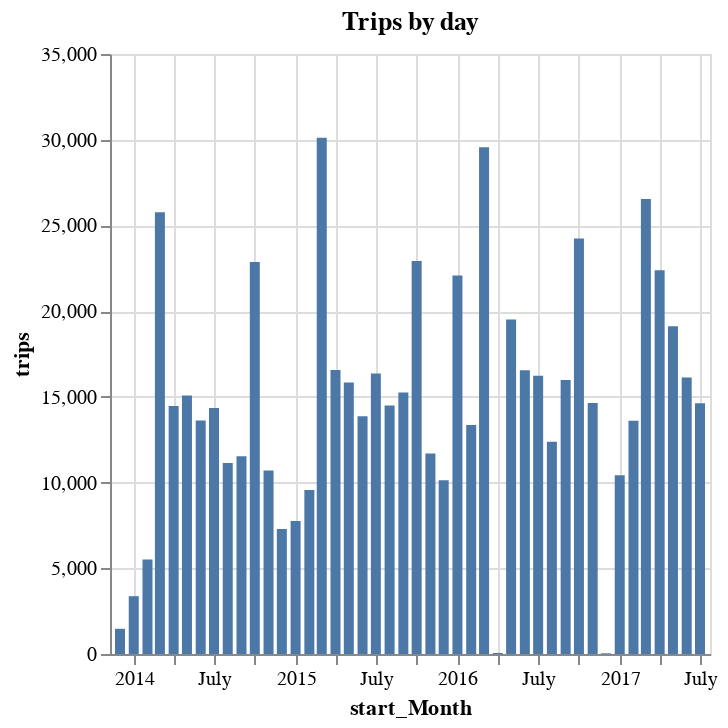

Here is the notebook cell this chart was saved with:
### Code cell
%chart start_Month, trips, title=Trips by day, typex=t

### Figure 1 — Vega-Lite specification as saved in the notebook (floating-point values rounded to 4 significant figures)
{"$schema": "https://vega.github.io/schema/vega-lite/v3.json", "data": {"format": {"type": "csv"}, "values": "\"start_Month\",\"trips\"\n\"2013-12-01\",\"1469\"\n\"2014-01-01\",\"3373\"\n\"2014-02-01\",\"5519\"\n\"2014-03-01\",\"25769\"\n\"2014-04-01\",\"14465\"\n\"2014-05-01\",\"15078\"\n\"2014-06-01\",\"13620\"\n\"2014-07-01\",\"14351\"\n\"2014-08-01\",\"11146\"\n\"2014-09-01\",\"11539\"\n\"2014-10-01\",\"22864\"\n\"2014-11-01\",\"10702\"\n\"2014-12-01\",\"7289\"\n\"2015-01-01\",\"7755\"\n\"2015-02-01\",\"9561\"\n\"2015-03-01\",\"30116\"\n\"2015-04-01\",\"16572\"\n\"2015-05-01\",\"15840\"\n\"2015-06-01\",\"13873\"\n\"2015-07-01\",\"16362\"\n\"2015-08-01\",\"14493\"\n\"2015-09-01\",\"15252\"\n\"2015-10-01\",\"22920\"\n\"2015-11-01\",\"11701\"\n\"2015-12-01\",\"10138\"\n\"2016-01-01\",\"22086\"\n\"2016-02-01\",\"13354\"\n\"2016-03-01\",\"29556\"\n\"2016-04-01\",\"61\"\n\"2016-05-01\",\"19514\"\n\"2016-06-01\",\"16556\"\n\"2016-07-01\",\"16231\"\n\"2016-08-01\",\"12379\"\n\"2016-09-01\",\"15977\"\n\"2016-10-01\",\"24239\"\n\"2016-11-01\",\"14641\"\n\"2016-12-01\",\"41\"\n\"2017-01-01\",\"10421\"\n\"2017-02-01\",\"13600\"\n\"2017-03-01\",\"26547\"\n\"2017-04-01\",\"22392\"\n\"2017-05-01\",\"19121\"\n\"2017-06-01\",\"16123\"\n\"2017-07-01\",\"14625\"\n"}, "encoding": {"x": {"axis": {"grid": true, "title": "start_Month"}, "field": "start_Month", "type": "temporal"}, "y": {"axis": {"grid": true, "title": "trips"}, "field": "trips", "type": "quantitative"}}, "mark": {"color": "#4C78A8", "type": "bar"}, "title": "Trips by day"}
